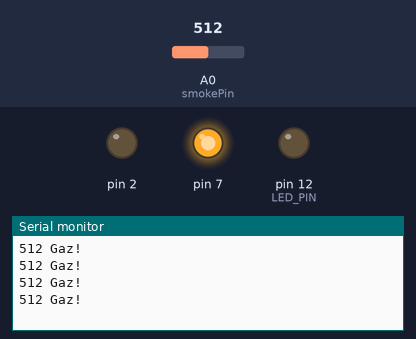
Recording of a sketch running on a simulated Arduino Uno, built with avr-gcc and run on an emulated ATmega328P. Shown: output pins drawn as LEDs (lit = HIGH), the last lines printed to the serial monitor. The test bench sets the inputs (shaded band); at power-on: A0 (smokePin) = 512.

Above: at 1.2 s.
1.3 s: A0 (smokePin) set to 261
At 1.72 s:
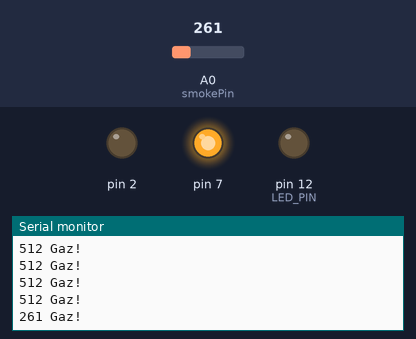
2.8 s: A0 (smokePin) set to 232
At 3.23 s:
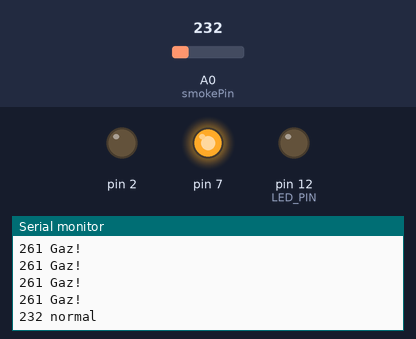

The sketch:

Smoke_sensor.ino
```cpp
#include <Adafruit_NeoPixel.h>
#define LED_PIN 12
#define NUM_LEDS 5
Adafruit_NeoPixel strip = Adafruit_NeoPixel(NUM_LEDS, LED_PIN, NEO_GRB + NEO_KHZ800);

#define smokePin A0    // определяем аналоговый выход к которому подключен датчик
int sensorThres = 250; // пороговое значение АЦП, при котором считаем что газ есть

void setup() {
  Serial.begin(9600);   // Устанавливаем скорость порта 9600 бод
  pinMode(12, OUTPUT);
  pinMode(7, OUTPUT);
  digitalWrite(7, HIGH);
  pinMode(2, OUTPUT);
  digitalWrite(2, LOW);

  strip.setBrightness(32);
  strip.show();
}

void loop() {
  int analogSensor = analogRead(smokePin);    // считываем значения АЦП с аналогового входа
                                              // к которому подключен датчик
  Serial.print (analogSensor);                // выводим в порт значение АЦП сигнала с датчика

  // Проверяем, достигнуто ли пороговое значение
  if (analogSensor > sensorThres) {  // если значение больше допустимого...
    Serial.println(" Gaz!");         // выводим в порт надпись, что газ есть

    for (byte i = 0; i < 5; i++)
  {
    strip.setPixelColor(i, 255, 0, 0);
    strip.show();
  }
  }
  else {                             // иначе...
   Serial.println(" normal");        // выводим в порт надпись, что газа нет

     for (byte i = 0; i < 5; i++)
  {
    strip.setPixelColor(i, 0, 0, 0);
  }
  strip.show();
  }

  delay(300);  // задержка в 300 миллисекунд.
}
```

Measured:
- the behaviour switches between 251 and 250 on A0 (smokePin) (found by bisection; images 1 and 2)
- after the input at 1.3 s, the serial monitor: prints a new line after 0.21 s (image 1)
- after the input at 2.8 s, the serial monitor: prints a new line after 0.22 s (image 2)
